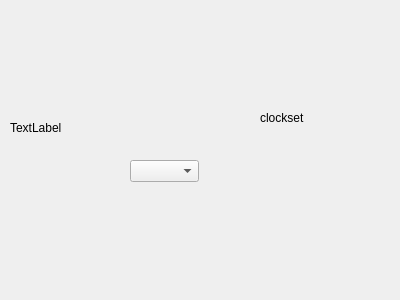
<?xml version="1.0" encoding="UTF-8"?>
<ui version="4.0">
 <class>WidgetClockSetting</class>
 <widget class="QWidget" name="WidgetClockSetting">
  <property name="geometry">
   <rect>
    <x>0</x>
    <y>0</y>
    <width>400</width>
    <height>300</height>
   </rect>
  </property>
  <property name="windowTitle">
   <string>Form</string>
  </property>
  <widget class="QLabel" name="label">
   <property name="geometry">
    <rect>
     <x>260</x>
     <y>110</y>
     <width>72</width>
     <height>15</height>
    </rect>
   </property>
   <property name="text">
    <string>clockset</string>
   </property>
  </widget>
  <widget class="QLabel" name="label_2">
   <property name="geometry">
    <rect>
     <x>10</x>
     <y>120</y>
     <width>72</width>
     <height>15</height>
    </rect>
   </property>
   <property name="text">
    <string>TextLabel</string>
   </property>
  </widget>
  <widget class="QComboBox" name="comboBox">
   <property name="geometry">
    <rect>
     <x>130</x>
     <y>160</y>
     <width>69</width>
     <height>22</height>
    </rect>
   </property>
  </widget>
 </widget>
 <resources/>
 <connections/>
</ui>
